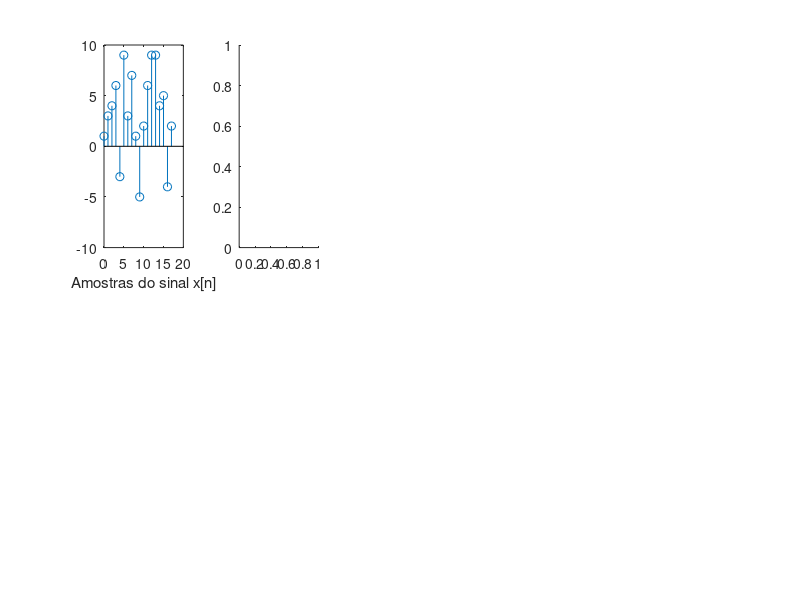

This figure's MATLAB source: (Note: this script raises an error after producing the figure.)
% k1 = 12, k2 = 11, k3 = 21, k4 = 22

m1 = [1 2 1 1 5 4 8 1 9]
m2 = [1 2 3 4 5 6 7 8 9]

n = 0:17 % Vetor de indice de tempo
x = [1 3 4 6 -3 9 3 7 1 -5 2 6 9 9 4 5 -4 2] % sequencia de amostras na entrada

k1 = [m1 m2] % Chave publica k1
k2 = [m1 m1] % Chave publica k2
k3 = [m2 m1] % Chave publica k3
k4 = [m2 m2] % Chave publica k4

% CODER %

subplot(2, 5, 1)
stem(n, x) % Plot do sinal discreto x[n]
xlabel("Amostras do sinal x[n]")

xa1 = x + k1
subplot(2, 5, 2)
stem(n, xa) % Plot do sinal discreto xa[n]
xlabel("Amostras do sinal xa[n]")

xb1 = xa1./k2
subplot(2, 5, 3)
stem(n, xb) % Plot do sinal discreto xb[n]
xlabel("Amostras do sinal xb[n]")

xc1 = xb1 - k3
subplot(2, 5, 4)
stem(n, xc) % Plot do sinal discreto xc[n]
xlabel("Amostras do sinal xc[n]")

xd = xc1.*k4
subplot(2, 5, 5)
stem(n, xd) % Plot do sinal discreto xd[n]
xlabel("Amostras do sinal xd[n]")

% DECODER %

subplot(2, 5, 10)
stem(n, xd) % Plot do sinal discreto xd[n]
xlabel("Amostras do sinal xd[n]")

xc2 = xd./k4
subplot(2, 5, 9)
stem(n, xc2) % Plot do sinal discreto xc[n]
xlabel("Amostras do sinal xc[n]")

xb2 = xc2 + k3
subplot(2, 5, 8)
stem(n, xb2) % Plot do sinal discreto xb[n]
xlabel("Amostras do sinal xb[n]")

xa2 = xb2.*k2
subplot(2, 5, 7)
stem(n, xa2) % Plot do sinal discreto xa[n]
xlabel("Amostras do sinal xa[n]")

xf = xa2 - k1
subplot(2, 5, 6)
stem(n, xf) % Plot do sinal discreto xa[n]
xlabel("Amostras do sinal x[n]")